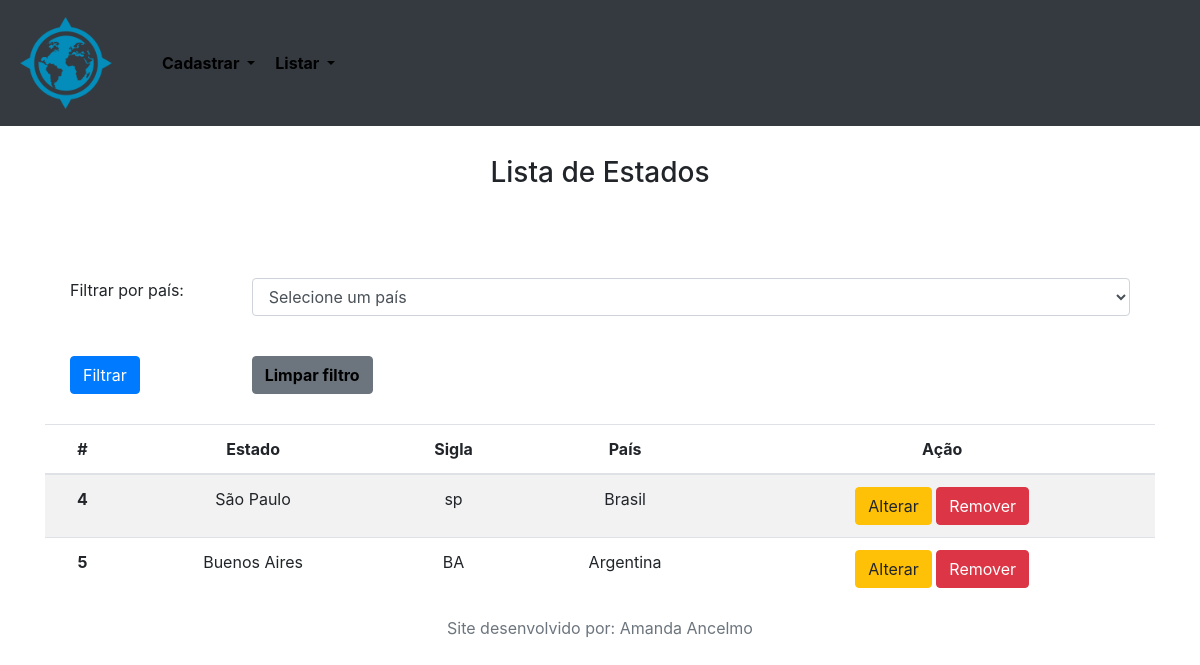
Page /lista_estado.php on the committed database.
### tables this page shows
CREATE TABLE `estado` (
  `cod_estado` int(11) NOT NULL,
  `nome_estado` varchar(100) NOT NULL,
  `sigla` varchar(3) NOT NULL,
  `pais_estado` int(11) NOT NULL
);

CREATE TABLE `pais` (
  `cod_pais` int(11) NOT NULL,
  `nome_pais` varchar(100) NOT NULL
);

### lista_estado.php (the view, shortened to what this page needs)
<?php
include "conexao.php";
if(empty($_POST)){
    echo '
        <div class = "container">
            <div class="row text-center">
                <div class="col">
                    <h3>Lista de Estados</h3>
                </div>
            </div>
            <div class="row">
                <div class="col alerta">
                </div>
            </div>
            <form action="lista_estado.php" method="POST">
                <div class="row">
                    <div class="col-2">
                        Filtrar por país:
                    </div>
                    <div class="col">
                        <select id="inputEstado" class="form-control" name="paisEstado" required>
                            <option value="">Selecione um país</option>
    ';
    echo '
                        </select>
                    </div>
                </div>
                <div class="row">
                    <div class="col-2">
                        <button type="submit" class="btn btn-primary">Filtrar</button>
                    </div>
                    <div class="col">
                        <a type="button" href="lista_estado.php" class="btn btn-secondary">Limpar filtro</a>
                    </div>
                </div>
            </form>
        </div>
        <table class="table table-striped text-center">
            <thead>
                <tr>
                    <th scope="col">#</th>
                    <th scope="col">Estado</th>
                    <th scope="col">Sigla</th>
                    <th scope="col">País</th>
                    <th scope="col">Ação</th>
                </tr>
            </thead>
            <tbody class="tbody">
    ';
    $query="SELECT cod_estado, nome_estado, sigla, nome_pais FROM estado INNER JOIN pais ON pais_estado = cod_pais;";
    $resultado = mysqli_query($conexao, $query) or die($conexao);
    while($linha=mysqli_fetch_assoc($resultado)){
        echo '
                    <tr>
                        <th scope="row">'.$linha["cod_estado"].'</th>
                        <td>'.$linha["nome_estado"].'</td>
                        <td>'.$linha["sigla"].'</td>
                        <td>'.$linha["nome_pais"].'</td>
                        <td>
                            <button class="btn btn-warning alterar_estado" value="'.$linha["cod_estado"].'" data-toggle="modal"
                                data-target="#modalAlterar">Alterar</button>
                            <button class="btn btn-danger remover_estado" value="'.$linha["cod_estado"].'">Remover</button>
                        </td>
                    </tr>
        ';
    }
    echo '
                </tbody>
            </table>
        </div>
    ';
}
?>

### css/main.css (style rules this page uses)
div { padding:10px; }
a:link { color: black; font-weight:bold; }

### rows in the picture
estado: cod_estado "4", nome_estado "São Paulo", sigla "sp", pais_estado.nome_pais "Brasil"
estado: cod_estado "5", nome_estado "Buenos Aires", sigla "BA", pais_estado.nome_pais "Argentina"

### other values in the picture
$desenvolvedor "Amanda Ancelmo"
